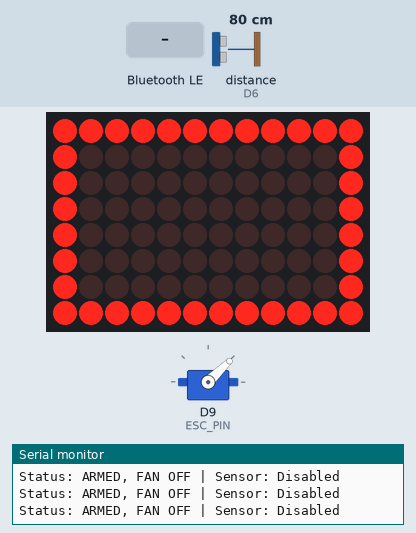
A sketch run on a simulated Arduino Uno R4 WiFi. Shown: 12×8 LED matrix, servo, the last lines printed to the serial monitor. The inputs (shaded band) are chosen by the test bench; at power-on: distance to the obstacle (sensor on D6) 80 cm. The echo pulse lasts 58.3 µs per cm; nothing arrives over Bluetooth unless stated; a phone connects over Bluetooth LE 3 s after start.

Above: at 4.0 s.
4.1 s: Bluetooth LE write "2" received
At 4.6 s:
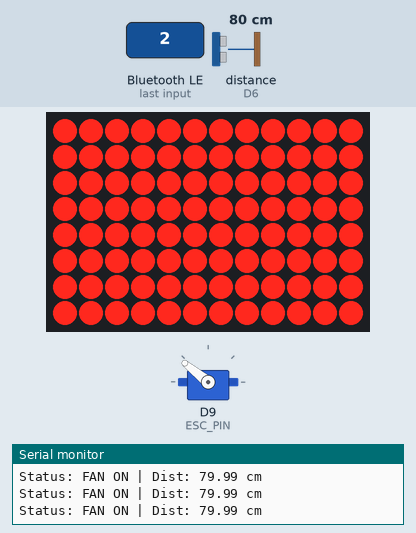
5.6 s: distance to the obstacle (sensor on D6) set to 5 cm
7.1 s: distance to the obstacle (sensor on D6) set to 2 cm
At 7.15 s:
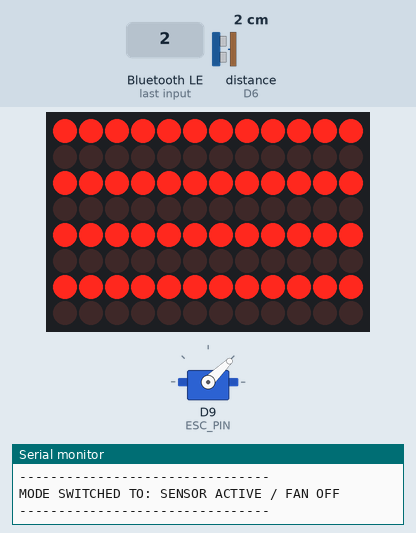
8.6 s: distance to the obstacle (sensor on D6) set to 4 cm
At 8.64 s:
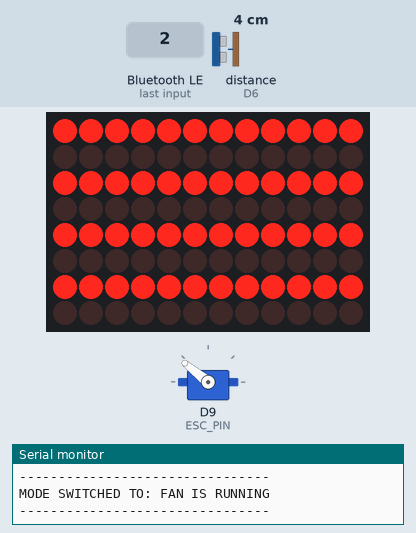
10.1 s: Bluetooth LE write "1" received
11.6 s: Bluetooth LE write "0" received
At 12.8 s:
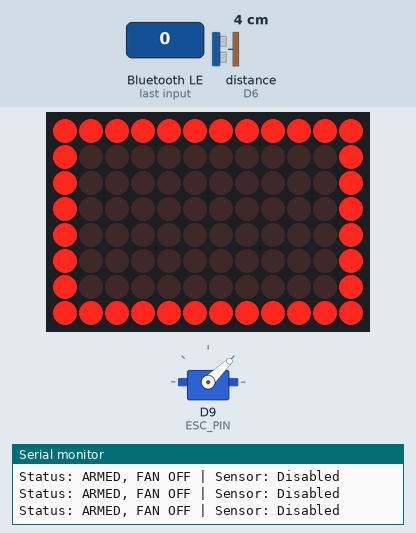
Timing chart, 0 to 14.1 s (numbered marks = the images above; inputs shaded):
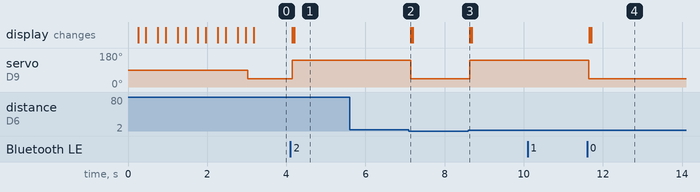

The sketch:

ble_and_sensor_working.ino
```cpp
#include <Servo.h>

#include "Arduino_LED_Matrix.h"

#include <ArduinoBLE.h>


// Initialize Objects

Servo fanESC;

ArduinoLEDMatrix matrix;


// --- Pin Definitions ---

const int ESC_PIN = 9;

const int TRIG_PIN = 5;

const int ECHO_PIN = 6;


// --- Sensor & Control Constants ---

const float SPEED_OF_SOUND = 0.0343;

const int LAUNCH_THRESHOLD_CM = 3.1; // Fan ON if distance > 10 cm or Out of Range

const int SHUTDOWN_THRESHOLD_CM = 3; // Fan OFF if distance <= 9 cm


// --- CRITICAL THROTTLE CONSTANTS ---

const int THROTTLE_MIN = 1000; // 0% throttle (Arming and Stopping)

const int THROTTLE_MAX = 2000; // 100% throttle


// --- State Variables (Defined globally) ---

bool isArmed = false;

bool sensor_enabled = false;

bool isFanRunning = false;

int blink_state = 0;


// Track the current mode for change detection

enum Mode { MODE_DISARMED, MODE_MANUAL_READY, MODE_FAN_ON, MODE_SENSOR_READY };

Mode current_mode = MODE_DISARMED;


// --- BLE Definitions (Defined globally) ---

BLEService carService("19B10000-E8F2-537E-4F6C-D104768A1214");

BLEIntCharacteristic startCommandCharacteristic("19B10001-E8F2-537E-4F6C-D104768A1214", BLERead | BLEWrite);

BLEIntCharacteristic modeCharacteristic("19B10002-E8F2-537E-4F6C-D104768A1214", BLERead | BLEWrite);


// --- LED Matrix Patterns (Defined globally) ---

uint8_t BLE_CONNECTED_PATTERN[8][12] = {

{ 1, 1, 1, 1, 1, 1, 1, 1, 1, 1, 1, 1 }, { 1, 0, 0, 0, 0, 0, 0, 0, 0, 0, 0, 1 },

{ 1, 0, 0, 0, 0, 0, 0, 0, 0, 0, 0, 1 }, { 1, 0, 0, 0, 0, 0, 0, 0, 0, 0, 0, 1 },

{ 1, 0, 0, 0, 0, 0, 0, 0, 0, 0, 0, 1 }, { 1, 0, 0, 0, 0, 0, 0, 0, 0, 0, 0, 1 },

{ 1, 0, 0, 0, 0, 0, 0, 0, 0, 0, 0, 1 }, { 1, 1, 1, 1, 1, 1, 1, 1, 1, 1, 1, 1 }

};

uint8_t FAN_ON_PATTERN[8][12] = {

{ 1, 1, 1, 1, 1, 1, 1, 1, 1, 1, 1, 1 }, { 1, 1, 1, 1, 1, 1, 1, 1, 1, 1, 1, 1 },

{ 1, 1, 1, 1, 1, 1, 1, 1, 1, 1, 1, 1 }, { 1, 1, 1, 1, 1, 1, 1, 1, 1, 1, 1, 1 },

{ 1, 1, 1, 1, 1, 1, 1, 1, 1, 1, 1, 1 }, { 1, 1, 1, 1, 1, 1, 1, 1, 1, 1, 1, 1 },

{ 1, 1, 1, 1, 1, 1, 1, 1, 1, 1, 1, 1 }, { 1, 1, 1, 1, 1, 1, 1, 1, 1, 1, 1, 1 }

};

uint8_t SWITCH_PATTERN[8][12] = {

{ 1, 1, 1, 1, 1, 1, 1, 1, 1, 1, 1, 1 }, { 0, 0, 0, 0, 0, 0, 0, 0, 0, 0, 0, 0 },

{ 1, 1, 1, 1, 1, 1, 1, 1, 1, 1, 1, 1 }, { 0, 0, 0, 0, 0, 0, 0, 0, 0, 0, 0, 0 },

{ 1, 1, 1, 1, 1, 1, 1, 1, 1, 1, 1, 1 }, { 0, 0, 0, 0, 0, 0, 0, 0, 0, 0, 0, 0 },

{ 1, 1, 1, 1, 1, 1, 1, 1, 1, 1, 1, 1 }, { 0, 0, 0, 0, 0, 0, 0, 0, 0, 0, 0, 0 }

};

uint8_t DISARMED_DOT[8][12] = {

{ 0, 0, 0, 0, 0, 0, 0, 0, 0, 0, 0, 0 }, { 0, 0, 0, 0, 0, 0, 0, 0, 0, 0, 0, 0 },

{ 0, 0, 0, 0, 0, 0, 0, 0, 0, 0, 0, 0 }, { 0, 0, 0, 0, 0, 1, 1, 0, 0, 0, 0, 0 },

{ 0, 0, 0, 0, 0, 1, 1, 0, 0, 0, 0, 0 }, { 0, 0, 0, 0, 0, 0, 0, 0, 0, 0, 0, 0 },

{ 0, 0, 0, 0, 0, 0, 0, 0, 0, 0, 0, 0 }, { 0, 0, 0, 0, 0, 0, 0, 0, 0, 0, 0, 0 }

};


// ====================================

// CORE FUNCTIONS

// ====================================


float getDistance_cm() {

digitalWrite(TRIG_PIN, LOW); delayMicroseconds(2);

digitalWrite(TRIG_PIN, HIGH); delayMicroseconds(10);

digitalWrite(TRIG_PIN, LOW);

long duration = pulseIn(ECHO_PIN, HIGH, 30000);

if (duration == 0) return 400.0;

return (duration * SPEED_OF_SOUND) / 2.0;

}


void setFanPower(bool state) {

if (state == true) {

if (!isFanRunning) {

fanESC.writeMicroseconds(THROTTLE_MAX);

isFanRunning = true;

Serial.println("COMMAND: FAN ACTIVATED (2000us)");

}

} else {

if (isFanRunning) {

fanESC.writeMicroseconds(THROTTLE_MIN);

isFanRunning = false;

Serial.println("COMMAND: FAN SHUTDOWN (1000us)");

}

}

}


// ====================================

// DEBUG & DISPLAY FUNCTION

// ====================================


void displayStatus(float dist_cm, bool ble_connected) {

// 1. DETERMINE NEW MODE

Mode new_mode;

if (!isArmed) { new_mode = MODE_DISARMED; }

else if (isFanRunning) { new_mode = MODE_FAN_ON; }

else if (sensor_enabled) { new_mode = MODE_SENSOR_READY; }

else { new_mode = MODE_MANUAL_READY; }


// 2. DETECT SWITCH AND NOTIFY USER

if (new_mode != current_mode) {

current_mode = new_mode;

Serial.print("--------------------------------");

Serial.print("\nMODE SWITCHED TO: ");

if (new_mode == MODE_DISARMED) Serial.println("DISARMED");

else if (new_mode == MODE_FAN_ON) Serial.println("FAN IS RUNNING");

else if (new_mode == MODE_SENSOR_READY) Serial.println("SENSOR ACTIVE / FAN OFF");

else if (new_mode == MODE_MANUAL_READY) Serial.println("MANUAL READY / FAN OFF");

Serial.println("--------------------------------");

matrix.renderBitmap(SWITCH_PATTERN, 8, 12);

delay(50);

}


// 3. CONTINUOUS STATUS DISPLAY

blink_state = (blink_state + 1) % 10;


Serial.print("Status: ");

Serial.print(current_mode == MODE_DISARMED ? "DISARMED" : (isFanRunning ? "FAN ON" : "ARMED, FAN OFF"));

if (sensor_enabled) {

Serial.print(" | Dist: ");

if (dist_cm >= 400.0) { Serial.println("Out of Range"); }

else { Serial.print(dist_cm); Serial.println(" cm"); }

} else {

Serial.println(" | Sensor: Disabled");

}


// LED Matrix: Continuous Mode Indicator

if (current_mode == MODE_FAN_ON) { matrix.renderBitmap(FAN_ON_PATTERN, 8, 12); }

else if (current_mode == MODE_MANUAL_READY || current_mode == MODE_SENSOR_READY) {

matrix.renderBitmap(BLE_CONNECTED_PATTERN, 8, 12);

} else if (current_mode == MODE_DISARMED) {

if (blink_state > 5) { matrix.renderBitmap(DISARMED_DOT, 8, 12); }

else { matrix.clear(); }

}

}


// ====================================

// SETUP FUNCTION

// ====================================

void setup() {

Serial.begin(9600);

matrix.begin();

matrix.clear();

pinMode(TRIG_PIN, OUTPUT);

pinMode(ECHO_PIN, INPUT);


// --- BLE Setup (CRITICAL FIX: Initialize BLE first) ---

if (!BLE.begin()) {

Serial.println("!!! FATAL ERROR: BLE initialization failed! Program Halted. !!!");

while (1);

}

// --- ESC Attach (Attach after BLE succeeds) ---

fanESC.attach(ESC_PIN);

// Attach BLE characteristics to service

BLE.setAdvertisedService(carService);

carService.addCharacteristic(startCommandCharacteristic);

BLE.addService(carService);

carService.addCharacteristic(modeCharacteristic);

BLE.addService(carService);

BLE.setLocalName("DerbyCarV5");

Serial.println("System Initialized. Awaiting BLE Connection to Arm ESC.");

current_mode = MODE_DISARMED;

BLE.advertise();

}


// ====================================

// LOOP FUNCTION (DIRECT SENSOR CONTROL)

// ====================================

void loop() {

BLEDevice central = BLE.central();

bool ble_connected = central;

float distance = 0.0;


// --- A. BLE-REQUIRED ARMING/DISARMING ---

if (ble_connected && !isArmed) {

Serial.println("\n--- BLE CONNECTED: ARMING ESC NOW (ESC Must Beep) ---");

fanESC.writeMicroseconds(THROTTLE_MIN);

isArmed = true;

delay(100);

}

if (!ble_connected && isArmed) {

Serial.println("\n--- BLE DISCONNECTED: DISARMING CAR ---");

setFanPower(false); // Shut down fan

isArmed = false;

current_mode = MODE_DISARMED;

}

// --- B. BLE COMMAND HANDLING ---

if (isArmed) {

// 1. CHECK FOR MODE CHANGE COMMAND (Fixes Mode Switch Issue)

if (modeCharacteristic.written()) {

int mode_cmd = modeCharacteristic.value();

if (mode_cmd == 2) {

sensor_enabled = true;

Serial.println("Mode set to SENSOR AUTO-TRIGGER.");

} else {

sensor_enabled = false;

Serial.println("Mode set to MANUAL TRIGGER.");

}

modeCharacteristic.writeValue(mode_cmd); // Acknowledge write

}

// 2. CHECK FOR FAN ON/OFF COMMAND (Manual override for testing)

if (startCommandCharacteristic.written()) {

int command = startCommandCharacteristic.value();

if (command == 1) { setFanPower(true); } else if (command == 0) { setFanPower(false); }

startCommandCharacteristic.writeValue(command);

}

}


// --- C. DIRECT SENSOR CONTROL LOGIC (MODIFIED FOR OUT OF RANGE) ---

if (isArmed && sensor_enabled) {

distance = getDistance_cm();

// 1. SAFETY SHUTDOWN CHECK: Turn fan OFF if distance is <= 9 cm

if (distance <= SHUTDOWN_THRESHOLD_CM) {

if (isFanRunning) {

Serial.println("SENSOR SHUTDOWN: Obstacle <= 9cm. FAN OFF.");

}

setFanPower(false);

}

// 2. LAUNCH/KEEP RUNNING CHECK: Turn fan ON if distance > 10 cm OR out of range (400cm)

else if (distance > LAUNCH_THRESHOLD_CM || distance == 400.0) {

if (!isFanRunning) {

Serial.println("SENSOR TRIGGER/RUNNING: Distance > 10cm or Out of Range. FAN ON.");

}

setFanPower(true);

}

// 3. IDLE ZONE (Between 9.01 cm and 10 cm): Fan remains OFF by default.

}

// D. Display current status

displayStatus(distance, ble_connected);

delay(50);

}
```

Measured:
- the behaviour switches between 4 and 3 cm on distance to the obstacle (sensor on D6) (found by bisection; images 1 and 2)
- after the input at 4.1 s, servo on D9 (ESC_PIN): 44° → 141° after 0.05 s; the display: first changes after 0.05 s (image 1 shows a later state)
- after the input at 7.1 s, servo on D9 (ESC_PIN): 141° → 44° at once; the display: changes at once (image 2)
- after the input at 8.6 s, servo on D9 (ESC_PIN): 44° → 141° at once; the display: changes at once (image 3)
- after the input at 11.6 s, servo on D9 (ESC_PIN): 141° → 44° after 0.05 s; the display: first changes after 0.05 s (image 4 shows a later state)
